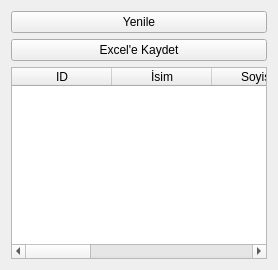
        <widget class="QWidget" name="tab_14">
         <attribute name="title">
          <string>Silinmiş Müşterileri Gösterme</string>
         </attribute>
         <layout class="QGridLayout" name="gridLayout_7">
          <item row="0" column="0">
           <layout class="QGridLayout" name="gridLayout_6">
            <item row="2" column="0">
             <widget class="QTableWidget" name="TableWidgetSilinmis">
              <column>
               <property name="text">
                <string>ID</string>
               </property>
              </column>
              <column>
               <property name="text">
                <string>İsim</string>
               </property>
              </column>
              <column>
               <property name="text">
                <string>Soyisim</string>
               </property>
              </column>
              <column>
               <property name="text">
                <string>Telefon No</string>
               </property>
              </column>
              <column>
               <property name="text">
                <string>Mail</string>
               </property>
              </column>
              <column>
               <property name="text">
                <string>TC Kimlik No</string>
               </property>
              </column>
              <column>
               <property name="text">
                <string>authorization ID</string>
               </property>
              </column>
             </widget>
            </item>
            <item row="0" column="0">
             <widget class="QPushButton" name="yenileSilinmisButton">
              <property name="text">
               <string>Yenile</string>
              </property>
             </widget>
            </item>
            <item row="1" column="0">
             <widget class="QPushButton" name="excelSilinmisMusteriButton">
              <property name="text">
               <string>Excel'e Kaydet</string>
              </property>
             </widget>
            </item>
           </layout>
          </item>
         </layout>
        </widget>
